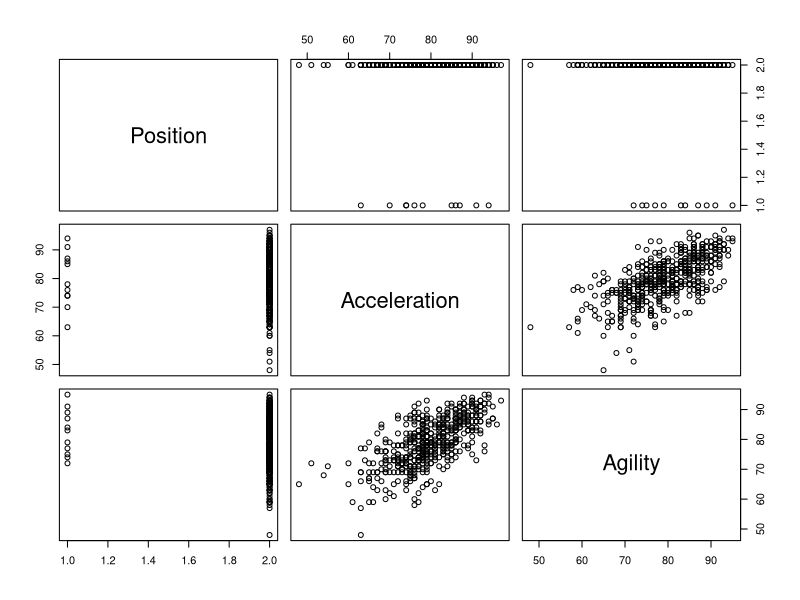

Here is the R script that generated this plot: (Note: this script raises an error after producing the figure.)
## ---- chunk 1
knitr::opts_chunk$set(echo = TRUE)
## ---- chunk 2

#####Libraries#######
#####################
library(dplyr)      
library(tidyr)      
library(GGally)
library(ggplot2)
#####################
## ---- chunk 3
#####################
#   Question 1, R   #
#####################

#Using the FIFA player data set, filter the data set to create a dataframe that has just the Left Midfielders (LM) and Left Forwards #(LF).  

#Read in data and check it
playerDat <- read.csv("players.csv")
head(playerDat)
#View(playerDat)

#Use dplyr functions to create a data frame with LM and LF
dfQ1 <- playerDat %>% filter(playerDat$Position=="LM" | playerDat$Position =="LF" )

#Examine and make sure everything is correct
dfQ1
## ---- chunk 4
#####################
#   Question 2, R   #
#####################

#Use Ggally and ggpairs() and the dataset you created above above, to plot the categorical variable Position (LM and LF), versus the continuous variables Acceleration and Agility.  

#Create new df from question 1 df, filter by position and accleration #and agility
dfQ2 <- dfQ1 %>% select(Position,Acceleration,Agility)

#Look to see if dpylr worked correctly
dfQ2 

#Plot it
plot(dfQ2)

dfQ2 %>% ggpairs(., mapping = ggplot2::aes(colour=Target),lower = list(continuous = wrap("smooth", alpha = 0.3, size=0.1)),cardinality_threshold = 100)
        
        
